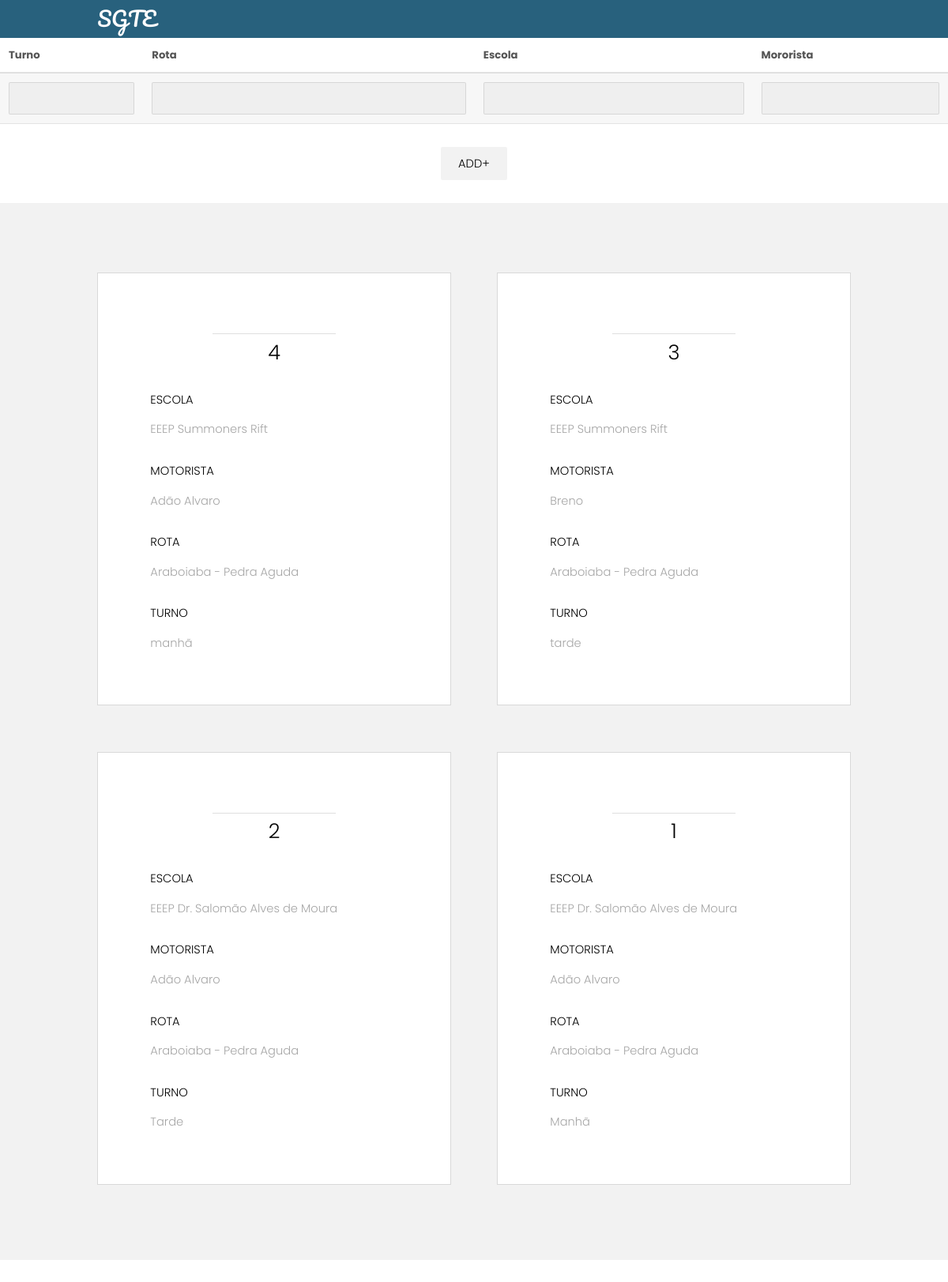
Screenshot of /trem.php with the database file from the repository.
### tables this page shows
CREATE TABLE `trem` (
  `id` int(11) NOT NULL,
  `turno` varchar(255) NOT NULL,
  `rota` varchar(255) NOT NULL,
  `escola` varchar(255) NOT NULL,
  `motorista` varchar(255) NOT NULL
);

### trem.php (the view, shortened to what this page needs)
<?php
  include "assets/imports/conexao.php";
?>
<!DOCTYPE HTML>
<html>
	<head>
    <link rel="stylesheet" href="assets/css/nsei.css"/>
		<link rel="stylesheet" href="assets/css/menu.css"/>
	</head>
	<body>
			<header id="header">
				<div class="inner">
					<a href="index.php" class="logo">SGTE</a>
				</div>
			</header>
			<section id="main" >
        <center>
        	    <form method="post">
      <table class="ccp">
  <thead>
  	<tr>
      <th>Turno</th>
      <th> Rota</th>
      <th>Escola</th>
      <th>Mororista</th>
    </tr>
  </thead>
  <tbody>
    <tr>
    <td data-label='Turno'>
    <select name="turno">
    	<option>
      	</option>
      	<option>
      	</option>
    </select>
      </td>
      <td data-label='Rota'>
    <select name="rota">
    	<option>
      	</option>
      	<?php
		$r = mysqli_query($conn ,"SELECT * FROM veiculo ORDER BY id ");
			while ($arr = mysqli_fetch_array($r)) {
				echo "
      	<option>
				".$arr['rota']."
      	</option>
        ";
    }
        ?>
    </select>
      </td>
      <td data-label='Escola'>
      <select name='escola'>
      	<option>
      	</option>
      	<?php
		$e = mysqli_query($conn ,"SELECT * FROM escola ORDER BY id ");
			while ($arre = mysqli_fetch_array($e)) {
				echo "
      	<option>
				".$arre['nome_de_escola']."
      	</option>
        ";
    }
        ?>
    </select>
      </td>
      <td data-label='Nome do motorista'>
      <select name='motorista'>
      	<option>
      	</option>
      	<?php
		$m = mysqli_query($conn ,"SELECT nome_do_motorista FROM motorista ORDER BY id ");
			while ($arrm = mysqli_fetch_array($m)) {
				echo "
      	<option>
				".$arrm['nome_do_motorista']."
      	</option>
        ";
    }
        ?>
    </select>
      </td>
  </tbody>
</table>
<input type='submit' name='cadastrar' value="Add+">
</form>
                </center>
<section id="one" class="wrapper style2">
        <div class="inner">
          <div class="grid-style">
            <?php
              $qli = mysqli_query($conn ,"SELECT * FROM trem ORDER BY id DESC");
              while ($arr = mysqli_fetch_array($qli)) {
                  echo '<div>
              <div class="box">
                <div class="content">
                  <header class="align-center">
                    <p></p>
                    <h2>'.$arr['id'].'</h2>
                  </header>
                  <h1>Escola</h1><p>'.$arr['escola'].'</p>
                  <h1>Motorista</h1><p>'.$arr['motorista'].'</p>
                  <h1>Rota</h1><p>'.$arr['rota'].'</p>
                  <h1>Turno</h1><p>'.$arr['turno'].'</p>
                </div>
              </div>
            </div>';
            }
            ?>
          </div>
        </div>
      </section>
</section>
	</body>
</html>

### rows the page displays
trem: id "4", escola "EEEP Summoners Rift", motorista "Adão Alvaro", rota "Araboiaba - Pedra Aguda", turno "manhã"
trem: id "3", escola "EEEP Summoners Rift", motorista "Breno", rota "Araboiaba - Pedra Aguda", turno "tarde"
trem: id "2", escola "EEEP Dr. Salomão Alves de Moura", motorista "Adão Alvaro", rota "Araboiaba - Pedra Aguda", turno "Tarde"
trem: id "1", escola "EEEP Dr. Salomão Alves de Moura", motorista "Adão Alvaro", rota "Araboiaba - Pedra Aguda", turno "Manhã"
